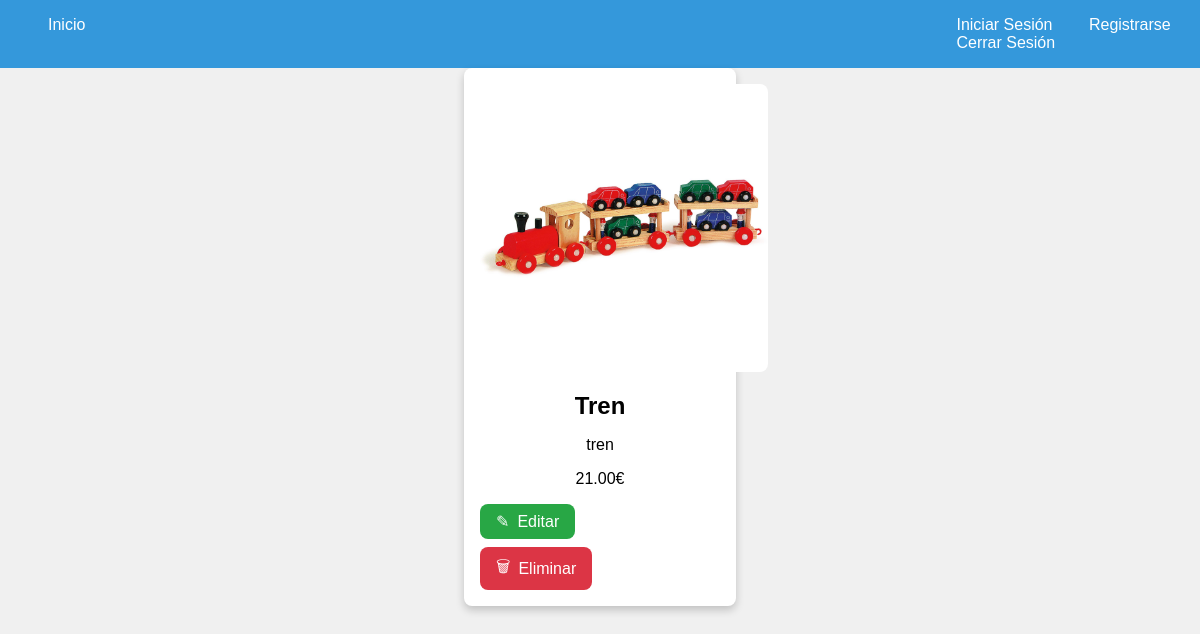
The page /products/27 on the database as committed earlier.
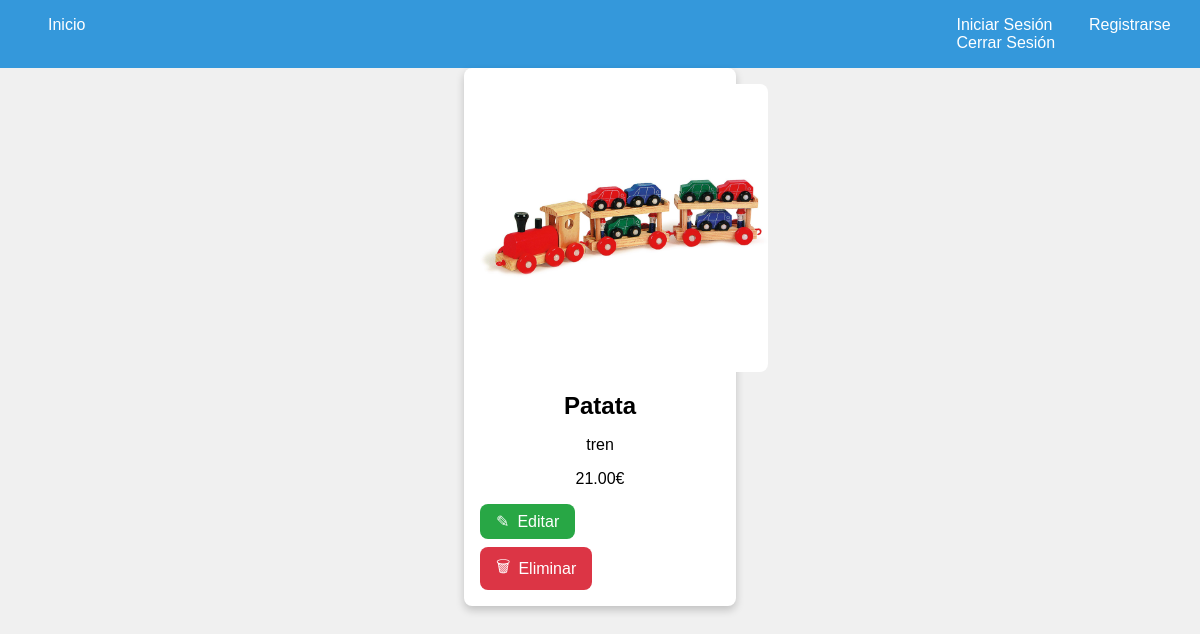
The same page on the database as committed later.
### app/models.py (models this page shows)
class Product(db.Model):
    __tablename__ = "products"
    id = db.Column(db.Integer, primary_key=True, autoincrement=True)
    title = db.Column(db.Text, nullable=False)
    description = db.Column(db.Text, nullable=False)
    photo = db.Column(db.Text)
    price = db.Column(db.DECIMAL(10, 2), nullable=False)
    category_id = db.Column(db.Integer, db.ForeignKey('categories.id'))
    seller_id = db.Column(db.Integer, db.ForeignKey('users.id'), default=1)
    created = db.Column(db.DATETIME, default=now(), nullable=False)
    updated = db.Column(db.DATETIME, default=now(), onupdate=now(), nullable=False)
    category = db.relationship('Category', backref='products')
    seller = db.relationship('User', backref='products')

### app/routes_main.py (the view)
@main_bp.route('/products/<int:id>', methods=["GET"])
def show_item(id):
    if request.method == 'GET':
        item = Product.query.get(id)
        return render_template('products/details.html', item=item)

### app/templates/products/details.html (shortened to what this page needs)
<!DOCTYPE html>
<html lang="en">
<head>
    <link rel="stylesheet" href="../../static/css/products.css">
</head>
<body>
    <header>
        {% include './partials/header.html'%}
    </header>
    <main>
        <div class="card">
            <img src="../../static/uploads/{{item['photo'] }}" alt="Descripción de la imagen">
            <div class="card-content">
                <h2>{{ item['title'] }}</h2>
                    <p style="word-wrap: break-word;">{{ item['description'] }}</p>
                <p>{{ item['price'] }}€</p>
                <a href="/products/update/{{ item['id'] }}">
                    <button class="edit-button">
                        <span class="button-text">✎</span> Editar
                    </button>
                </a>
                <form action="/products/delete/{{ item['id'] }}" method="POST" onsubmit="return confirm('¿Estás seguro de que deseas eliminar este producto?')">
                    <button type="submit" class="delete-button">
                        <span class="button-text">🗑</span> Eliminar
                    </button>
                </form>
            </div>
        </div>
    </main>
</body>
</html>

### app/templates/partials/header.html (shortened to what this page needs)
<!DOCTYPE html>
<html lang="es">
<head>
    <link rel="stylesheet" href="../../static/css/partials.css">
</head>
<nav class="navbar">
    <div class="navbar-left">
        <a href="/">Inicio</a>
    </div>
    <div class="navbar-right">
        <a href="#">Iniciar Sesión</a>
        <a href="#">Registrarse</a>
        <a href="#">Cerrar Sesión</a>
    </div>
</nav>
</html>

### app/static/css/products.css (style rules this page uses)
body { font-family: Arial, sans-serif; background-color: #f0f0f0; height: 100vh; margin: 0; }
main { display: flex; flex-direction: column; align-items: center; }
a { text-decoration: none; }
.card { background-color: #ffffff; border-radius: 8px; box-shadow: 0 4px 8px rgba(0, 0, 0, 0.2); max-width: 20%; padding: 16px; text-align: center; transition: transform 0.3s; margin-bottom: 2em; }
.card img { width: 18em; height: 18em; border-radius: 8px; }
.card-content { margin-top: 16px; }
.card h2 { font-size: 1.5rem; margin: 0; }
.card p { font-size: 1rem; }
.button-text { margin-right: 8px; }
.edit-button { background-color: #28a745; color: #fff; border: none; border-radius: 8px; padding: 8px 16px; font-size: 1rem; cursor: pointer; display: flex; align-items: center; margin-top: 8px; transition: background-color 0.3s ease-in-out; }
.delete-button { background-color: #dc3545; color: #fff; border: none; border-radius: 8px; padding: 8px 16px; font-size: 1rem; cursor: pointer; display: flex; align-items: center; margin-top: 8px; transition: background-color 0.3s ease-in-out; }

### app/static/css/partials.css (style rules this page uses)
.navbar { background-color: #3498db; display: flex; flex:10; padding: 1em 0 1em 0; }
.navbar-left { flex: 7; justify-content: start; margin-left: 2em; }
.navbar-right { flex:2; justify-content: end; }
.navbar a { color: #fff; text-align: center; padding: 14px 16px; text-decoration: none; }

Rows that differ between the two databases and show on the page:
changed Product "tren": title "Tren" → "Patata"
